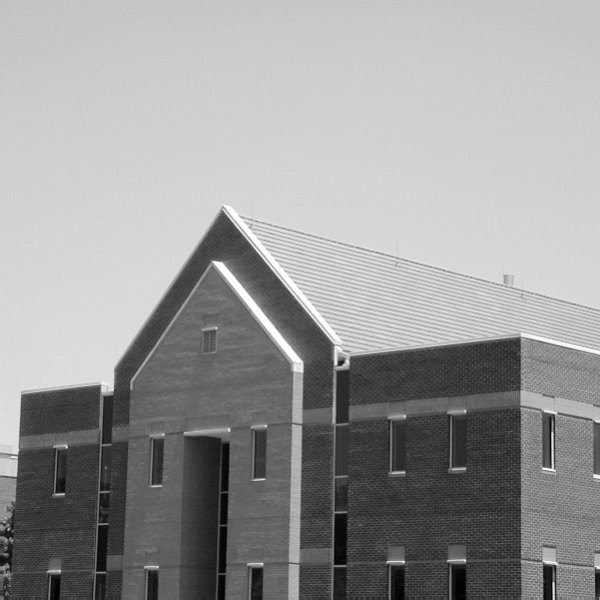
//> input picture test4/sobel/1.tif, 600 x 600 px
$ ./test4_edge_detection   (built with g++ and OpenCV 4)
//> lines starting //> are read from the running program, lines starting //| are printed output that depends on the picture; after the words box and inside, x2 and y2 are one past the last pixel; in counts of white or black regions, pixels touching at a corner belong together
#include <opencv2/highgui/highgui.hpp>
#include <opencv2/imgproc/imgproc.hpp>
using namespace cv;


static Mat g_srcImage, g_srcGrayImage, g_dstImage;

//Canny边缘检测相关变量
Mat g_cannyDetectedEdges;
int g_cannyLowThreshold = 90;//TrackBar位置参数

							 //Sobel边缘检测相关变量
Mat g_sobelGradient_X, g_sobelGradient_Y;
Mat g_sobelAbsGradient_X, g_sobelAbsGradient_Y;
int g_sobelKernelSize = 1;//TrackBar位置参数

						  //Laplacian边缘检测相关变量
static Mat dst;
int g_laplacianScale = 1;


static void on_Canny(int, void*);
static void on_Sobel(int, void*);
static void on_Laplacian(int, void*);


int main(int argc, char** argv)
{

	system("color 2F");


	g_srcImage = imread("test4\\sobel\\1.tif");
//> g_srcImage is the input picture: 600 rows x 600 cols, CV_8UC3; min 0, max 255, mean 152.9
	if (!g_srcImage.data) { printf("读取srcImage错误！ \n"); return false; }

	namedWindow("【原始图】");
	imshow("【原始图】", g_srcImage);

	g_dstImage.create(g_srcImage.size(), g_srcImage.type());

	cvtColor(g_srcImage, g_srcGrayImage, COLOR_BGR2GRAY);

	namedWindow("【效果图】Canny边缘检测", WINDOW_AUTOSIZE);
	namedWindow("【效果图】Sobel边缘检测", WINDOW_AUTOSIZE);
	namedWindow("【效果图】Laplacian边缘检测", WINDOW_AUTOSIZE);


	createTrackbar("参数值：", "【效果图】Canny边缘检测", &g_cannyLowThreshold, 120, on_Canny);
	createTrackbar("参数值：", "【效果图】Sobel边缘检测", &g_sobelKernelSize, 3, on_Sobel);
	createTrackbar("参数值1：", "【效果图】Laplacian边缘检测", &g_laplacianScale, 6, on_Laplacian);


	on_Canny(0, 0);
	on_Sobel(0, 0);
	on_Laplacian(0, 0);


	//轮询获取按键信息，若按下Q，程序退出
	while ((char(waitKey(1)) != 'q')) {}

	return 0;
}


//-----------------------------------【on_Canny( )函数】----------------------------------
//		描述：Canny边缘检测窗口滚动条的回调函数
//-----------------------------------------------------------------------------------------------
void on_Canny(int, void*)
{
	// 先使用 3x3内核来降噪
	blur(g_srcGrayImage, g_cannyDetectedEdges, Size(3, 3));

	// 运行我们的Canny算子
	Canny(g_cannyDetectedEdges, g_cannyDetectedEdges, g_cannyLowThreshold, g_cannyLowThreshold * 3, 3);
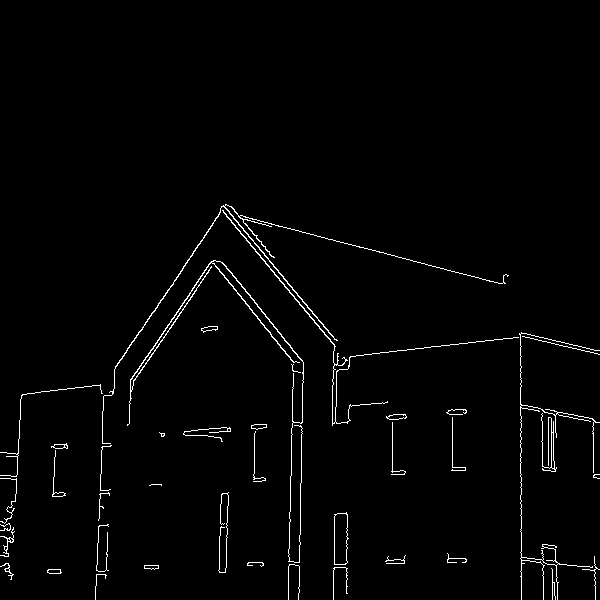
//> g_cannyDetectedEdges: 600 rows x 600 cols, CV_8UC1; 1.7% white in thin lines or dots, all inside (x1, y1, x2, y2) = (0, 204, 600, 600)

	//先将g_dstImage内的所有元素设置为0
	g_dstImage = Scalar::all(0);

	//使用Canny算子输出的边缘图g_cannyDetectedEdges作为掩码，来将原图g_srcImage拷到目标图g_dstImage中
	g_srcImage.copyTo(g_dstImage, g_cannyDetectedEdges);

	//显示效果图
	imshow("【效果图】Canny边缘检测", g_dstImage);
}


//-----------------------------------【on_Sobel( )函数】----------------------------------
//		描述：Sobel边缘检测窗口滚动条的回调函数
//-----------------------------------------------------------------------------------------
void on_Sobel(int, void*)
{
	// 求 X方向梯度
	Sobel(g_srcImage, g_sobelGradient_X, CV_16S, 1, 0, (2 * g_sobelKernelSize + 1), 1, 1, BORDER_DEFAULT);
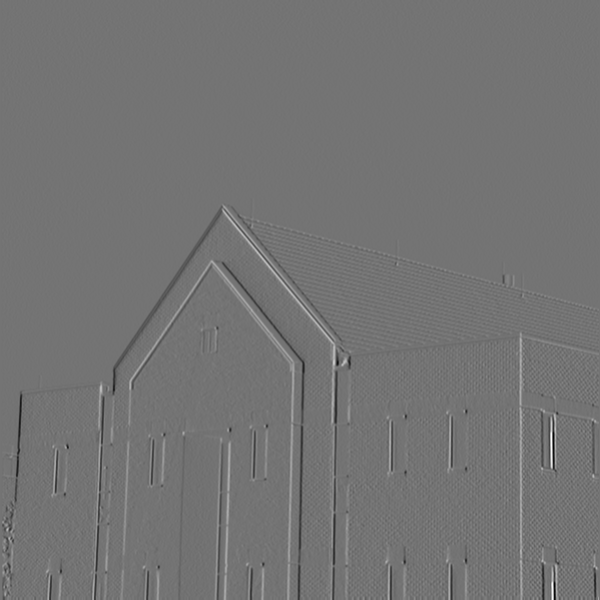
//> g_sobelGradient_X: 600 rows x 600 cols, CV_16SC3; min -757, max 909, mean 0.8; drawn with min black and max white
	convertScaleAbs(g_sobelGradient_X, g_sobelAbsGradient_X);//计算绝对值，并将结果转换成8位
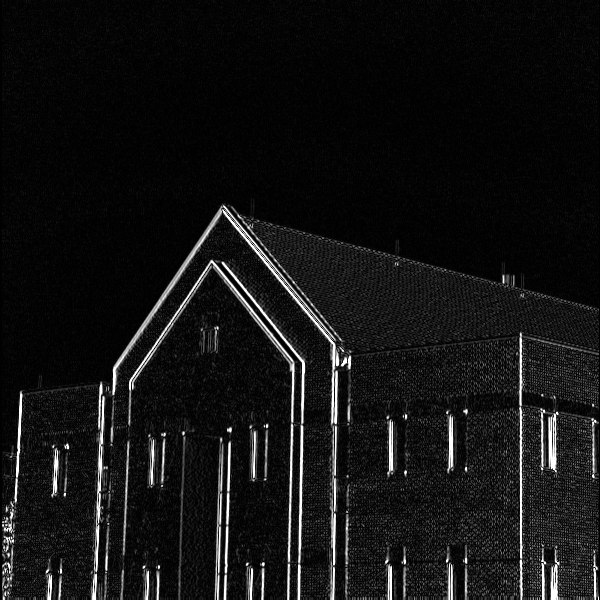
//> g_sobelAbsGradient_X: 600 rows x 600 cols, CV_8UC3; min 0, max 255, mean 19.4

															 // 求Y方向梯度
	Sobel(g_srcImage, g_sobelGradient_Y, CV_16S, 0, 1, (2 * g_sobelKernelSize + 1), 1, 1, BORDER_DEFAULT);
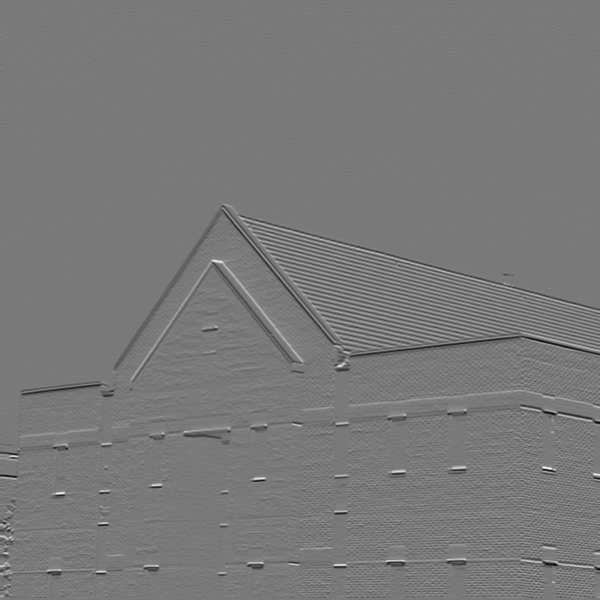
//> g_sobelGradient_Y: 600 rows x 600 cols, CV_16SC3; min -620, max 681, mean -0.7; drawn with min black and max white
	convertScaleAbs(g_sobelGradient_Y, g_sobelAbsGradient_Y);//计算绝对值，并将结果转换成8位
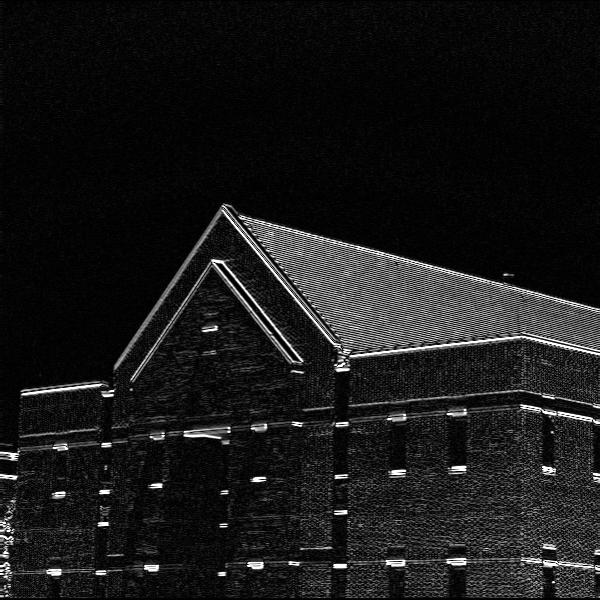
//> g_sobelAbsGradient_Y: 600 rows x 600 cols, CV_8UC3; min 0, max 255, mean 24.6

															 // 合并梯度
	addWeighted(g_sobelAbsGradient_X, 0.5, g_sobelAbsGradient_Y, 0.5, 0, g_dstImage);
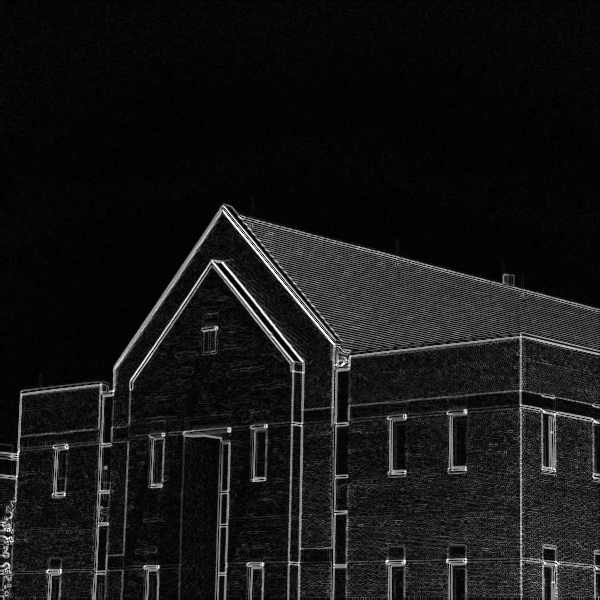
//> g_dstImage: 600 rows x 600 cols, CV_8UC3; min 0, max 255, mean 22

	//显示效果图
	imshow("【效果图】Sobel边缘检测", g_dstImage);

}


//-----------------------------------【on_Laplacian( )函数】----------------------------------
//		描述：拉普拉斯边缘检测窗口滚动条的回调函数
//-----------------------------------------------------------------------------------------
void on_Laplacian(int, void*)
{
	Laplacian(g_dstImage, dst, CV_16S, 3, g_laplacianScale, 0, BORDER_DEFAULT);
	convertScaleAbs(dst, dst);
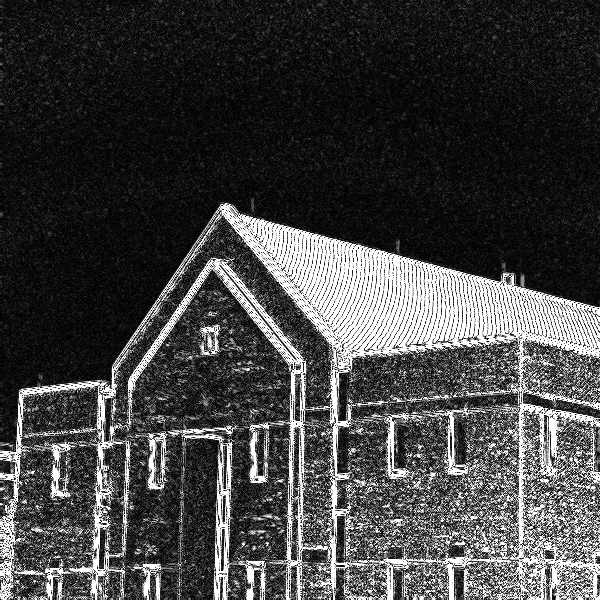
//> dst: 600 rows x 600 cols, CV_8UC3; min 0, max 255, mean 66.6
//> the 'q' key is pressed

	//显示效果图
	imshow("【效果图】Laplacian边缘检测", dst);

}
